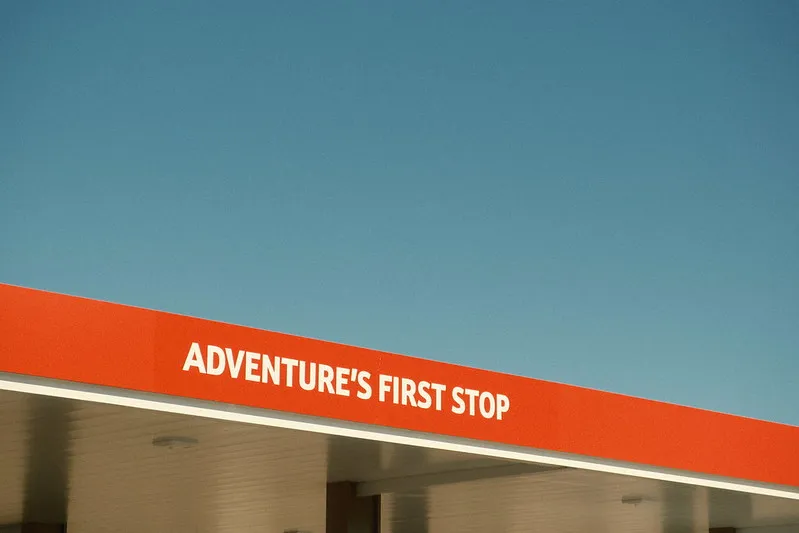
#> input picture images/one.png, 799 x 533 px, found by its file name
$ python contour_1.py
#> lines starting #> are read from the running program, lines starting #| are printed output that depends on the picture; after the words box and inside, x2 and y2 are one past the last pixel; in counts of white or black regions, pixels touching at a corner belong together
import cv2 as cv

image = cv.imread('images/one.png')
#> image is the input picture: shape (533, 799, 3); mean B, G, R 124.2, 126.1, 115.9
gray = cv.cvtColor(image, cv.COLOR_BGR2GRAY)
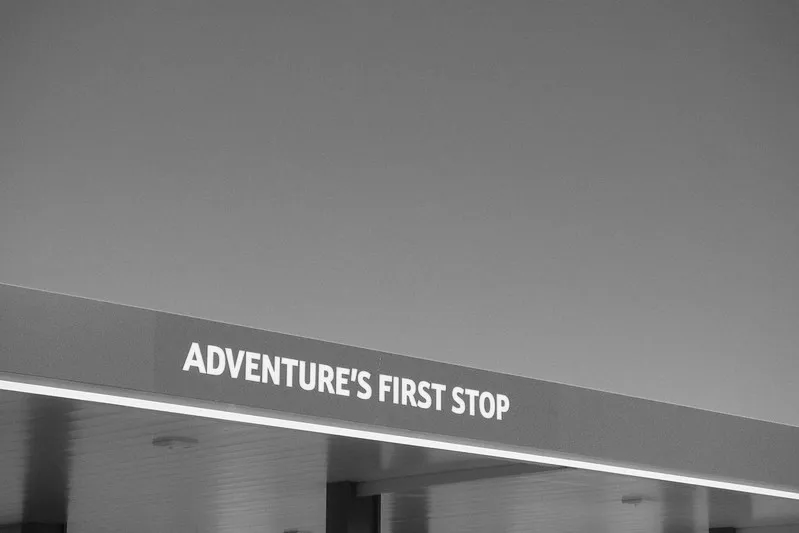
#> gray: shape (533, 799); min 8, max 254, mean 122.9

# Apply a binary threshold to get a binary image
_, thresh = cv.threshold(gray, 150, 255, 0)
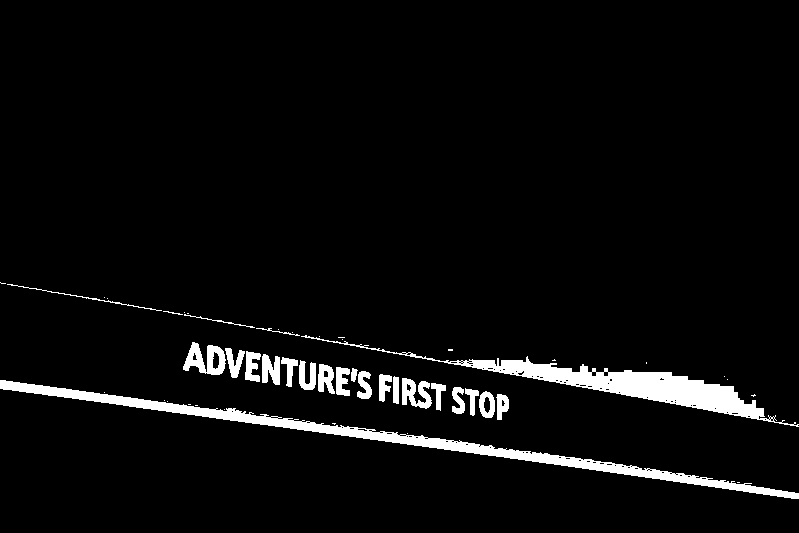
#> thresh: shape (533, 799); 4.6% white; 49 white regions (25 under 20 px)

contours, hierarchy = cv.findContours(thresh, cv.RETR_TREE, cv.CHAIN_APPROX_SIMPLE)
#> contours = 151 contours, 122 with area under 20; largest, box (x1, y1, x2, y2) and area: (0, 380, 799, 499) 6496, (301, 335, 799, 427) 5925, (183, 342, 226, 375) 798, (402, 378, 432, 409) 486, (262, 354, 280, 385) 350

cv.drawContours(image, contours, -1, (0, 255, 0), 2)
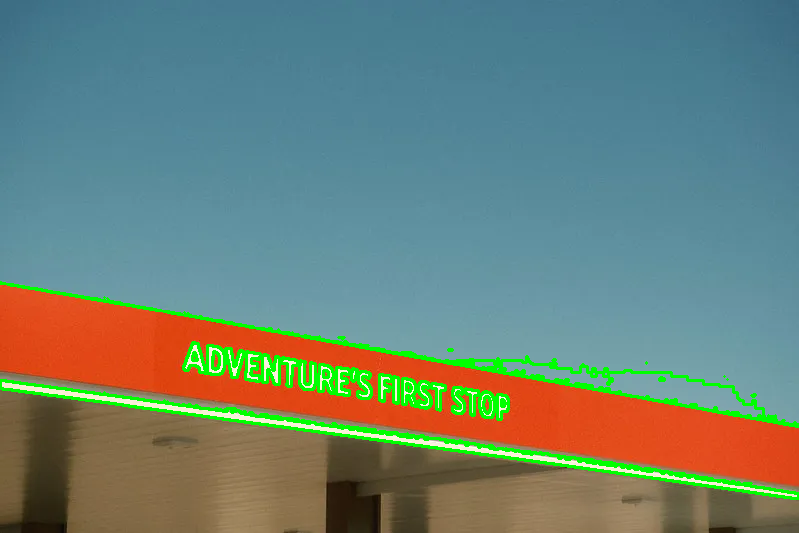
#> image: shape (533, 799, 3); 4.06% of pixels changed, all inside (x1, y1, x2, y2) = (0, 281, 799, 500)

cv.imshow('Contours', image)
cv.waitKey(0)
cv.destroyAllWindows()\

# *** tips ***
# Contours are curves joining all the continuous points along the
# boundary, having the same color or intensity. In simpler terms,
# contours are the outlines or edges of objects within an image

$ run again, with images/OIP.jpeg saved as images/one.png
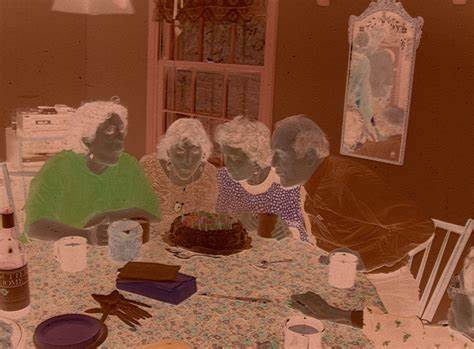
#> input picture images/OIP.jpeg, 474 x 349 px, found by its file name
#> image is the input picture: shape (349, 474, 3); mean B, G, R 53.9, 79.8, 130.7
#> `_, thresh = cv.threshold(gray, 150, 255, 0)`:
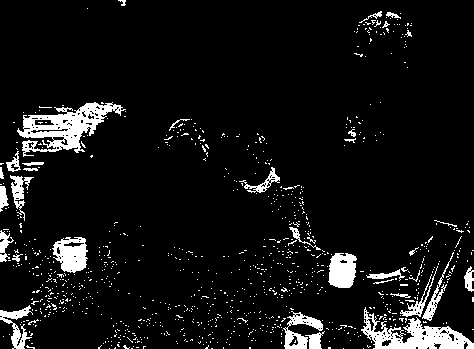
#> thresh: shape (349, 474); 7.4% white; 939 white regions (904 under 20 px)
#> contours = 1156 contours, 1118 with area under 20; largest, box (x1, y1, x2, y2) and area: (17, 102, 126, 157) 2467, (361, 307, 474, 349) 1946, (52, 237, 88, 273) 884, (328, 253, 357, 288) 762, (283, 311, 323, 349) 604
#> `cv.drawContours(image, contours, -1, (0, 255, 0), 2)`:
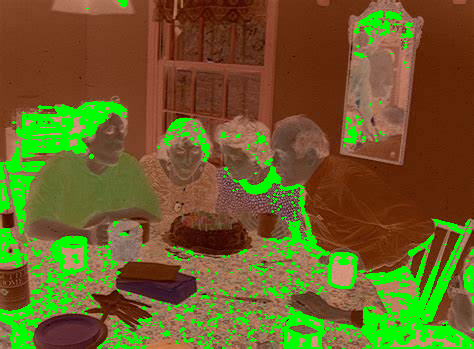
#> image: shape (349, 474, 3); 12.77% of pixels changed, all inside (x1, y1, x2, y2) = (0, 0, 474, 349)
